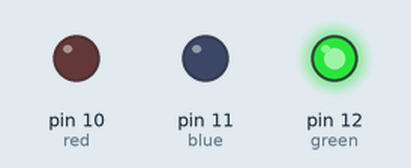
Recording of a sketch running on a simulated Arduino Uno, built with avr-gcc and run on an emulated ATmega328P. On the bench: output pins drawn as LEDs (lit = HIGH).

Above: at 0.5 s.
At 1.5 s:
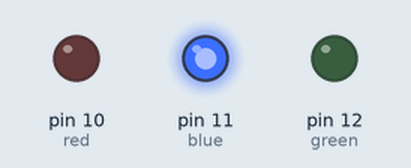
At 5.5 s:
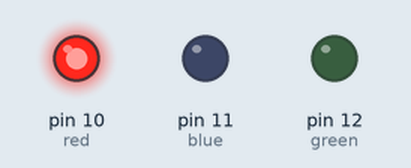
Timing chart, 0 to 6.9 s (numbered marks = the images above):
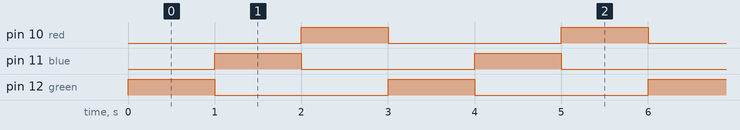

Measured:
- by itself, pin 10 (red), pin 11 (blue), pin 12 (green): alternates HIGH for 1.0 s and LOW for 2.0 s
- by itself, everything shown: repeats every 3.0 s, in 3 steps

The sketch:

arduinoLED.ino
```cpp
const int green = 12;
const int blue = 11;
const int red = 10;
void setup()
{
  pinMode(green,OUTPUT);
  pinMode(blue,OUTPUT);
  pinMode(red, OUTPUT);
}

void loop()
{
  digitalWrite(green,HIGH);
  digitalWrite(blue,LOW);
  digitalWrite(red,LOW);
  delay(1000);

  digitalWrite(green,LOW);
  digitalWrite(blue,HIGH);
  digitalWrite(red,LOW);
  delay(1000);

  digitalWrite(green,LOW);
  digitalWrite(blue,LOW);
  digitalWrite(red,HIGH);
  delay(1000);

}
```

1pot.cpp
```cpp
const int potPin = A0;
const int green = 11;
const int blue = 10;
const int red = 9;

void setup()
{
  pinMode(potPin, INPUT);
  pinMode(green, OUTPUT);
  pinMode(blue, OUTPUT);
  pinMode(red, OUTPUT);
  Serial.begin(9600);
}


void loop()
{
  int potValue = analogRead(potPin) / 4;
  Serial.print("Current Brightness (0-255): ");
  Serial.println(potValue);

  analogWrite(green,potValue);
  analogWrite(blue,potValue);
  analogWrite(red, potValue);

}
```

LEDcounter.cpp
```cpp
const int greenLedPin = 11; // Green LED pin
const int yellowLedPin = 12; // Yellow LED pin
const int redLedPin = 13;    // Red LED pin

int counter = 0;

void setup() {
  pinMode(greenLedPin, OUTPUT);
  pinMode(yellowLedPin, OUTPUT);
  pinMode(redLedPin, OUTPUT);
  Serial.begin(9600);
}

void loop() {
  counter++;
  Serial.print("Counter: ");
  Serial.println(counter);

  if (counter < 100) {
    digitalWrite(greenLedPin, HIGH);
    digitalWrite(yellowLedPin, LOW);
    digitalWrite(redLedPin, LOW);
  } else if (counter >= 100 && counter <= 200) {
    digitalWrite(greenLedPin, LOW);
    digitalWrite(yellowLedPin, HIGH);
    digitalWrite(redLedPin, LOW);
  } else if (counter > 200) {
    digitalWrite(greenLedPin, LOW);
    digitalWrite(yellowLedPin, LOW);
    digitalWrite(redLedPin, HIGH);
  }

  if (counter >= 300) {
    counter = 0;
  }

  delay(100);
}
```
